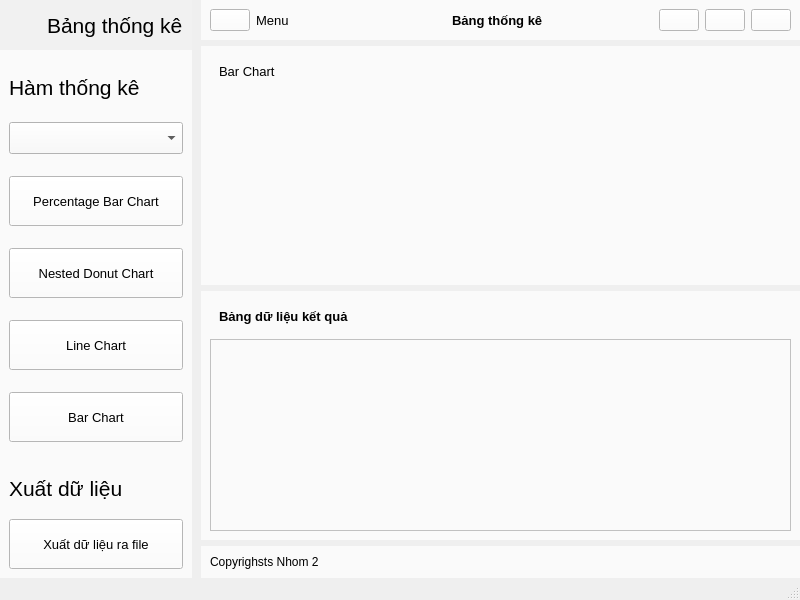
<?xml version="1.0" encoding="UTF-8"?>
<ui version="4.0">
 <class>MainWindow</class>
 <widget class="QMainWindow" name="MainWindow">
  <property name="geometry">
   <rect>
    <x>0</x>
    <y>0</y>
    <width>800</width>
    <height>600</height>
   </rect>
  </property>
  <property name="sizePolicy">
   <sizepolicy hsizetype="Fixed" vsizetype="Ignored">
    <horstretch>0</horstretch>
    <verstretch>0</verstretch>
   </sizepolicy>
  </property>
  <property name="windowTitle">
   <string>MainWindow</string>
  </property>
  <widget class="QWidget" name="centralwidget">
   <layout class="QHBoxLayout" name="horizontalLayout_2">
    <property name="spacing">
     <number>0</number>
    </property>
    <property name="leftMargin">
     <number>0</number>
    </property>
    <property name="topMargin">
     <number>0</number>
    </property>
    <property name="rightMargin">
     <number>0</number>
    </property>
    <property name="bottomMargin">
     <number>0</number>
    </property>
    <item>
     <widget class="QWidget" name="Left_menu_widget" native="true">
      <property name="sizePolicy">
       <sizepolicy hsizetype="Maximum" vsizetype="Preferred">
        <horstretch>0</horstretch>
        <verstretch>0</verstretch>
       </sizepolicy>
      </property>
      <property name="autoFillBackground">
       <bool>false</bool>
      </property>
      <property name="styleSheet">
       <string notr="true">background-color: rgb(250, 250, 250);</string>
      </property>
      <layout class="QVBoxLayout" name="verticalLayout">
       <property name="spacing">
        <number>0</number>
       </property>
       <property name="leftMargin">
        <number>0</number>
       </property>
       <property name="topMargin">
        <number>0</number>
       </property>
       <property name="rightMargin">
        <number>0</number>
       </property>
       <property name="bottomMargin">
        <number>0</number>
       </property>
       <item>
        <widget class="QFrame" name="frame_3">
         <property name="styleSheet">
          <string notr="true">background-color: rgb(241, 241, 241);</string>
         </property>
         <property name="frameShape">
          <enum>QFrame::Shape::NoFrame</enum>
         </property>
         <layout class="QHBoxLayout" name="horizontalLayout_6">
          <item>
           <widget class="QLabel" name="label_10">
            <property name="minimumSize">
             <size>
              <width>32</width>
              <height>32</height>
             </size>
            </property>
            <property name="maximumSize">
             <size>
              <width>32</width>
              <height>32</height>
             </size>
            </property>
            <property name="text">
             <string/>
            </property>
            <property name="pixmap">
             <pixmap resource="resources.qrc">:/Icons/dashboard.png</pixmap>
            </property>
            <property name="scaledContents">
             <bool>true</bool>
            </property>
            <property name="wordWrap">
             <bool>true</bool>
            </property>
           </widget>
          </item>
          <item>
           <widget class="QLabel" name="label">
            <property name="font">
             <font>
              <pointsize>16</pointsize>
             </font>
            </property>
            <property name="text">
             <string>Bảng thống kê</string>
            </property>
           </widget>
          </item>
         </layout>
        </widget>
       </item>
       <item>
        <widget class="QFrame" name="frame_4">
         <property name="sizePolicy">
          <sizepolicy hsizetype="Preferred" vsizetype="Expanding">
           <horstretch>0</horstretch>
           <verstretch>0</verstretch>
          </sizepolicy>
         </property>
         <property name="frameShape">
          <enum>QFrame::Shape::NoFrame</enum>
         </property>
         <layout class="QVBoxLayout" name="verticalLayout_3">
          <item>
           <widget class="QLabel" name="label_12">
            <property name="sizePolicy">
             <sizepolicy hsizetype="Preferred" vsizetype="Fixed">
              <horstretch>0</horstretch>
              <verstretch>0</verstretch>
             </sizepolicy>
            </property>
            <property name="font">
             <font>
              <pointsize>16</pointsize>
             </font>
            </property>
            <property name="text">
             <string>Hàm thống kê</string>
            </property>
           </widget>
          </item>
          <item>
           <widget class="QComboBox" name="comboBox">
            <property name="minimumSize">
             <size>
              <width>32</width>
              <height>32</height>
             </size>
            </property>
           </widget>
          </item>
          <item>
           <widget class="QPushButton" name="pushButton_3">
            <property name="sizePolicy">
             <sizepolicy hsizetype="Minimum" vsizetype="Ignored">
              <horstretch>0</horstretch>
              <verstretch>0</verstretch>
             </sizepolicy>
            </property>
            <property name="maximumSize">
             <size>
              <width>16777215</width>
              <height>50</height>
             </size>
            </property>
            <property name="font">
             <font>
              <family>Segoe UI</family>
              <pointsize>10</pointsize>
             </font>
            </property>
            <property name="styleSheet">
             <string notr="true">background-color: rgb(255, 255, 255);</string>
            </property>
            <property name="text">
             <string>Percentage Bar Chart</string>
            </property>
            <property name="icon">
             <iconset resource="resources.qrc">
              <normaloff>:/Icons/interest-rate.png</normaloff>:/Icons/interest-rate.png</iconset>
            </property>
            <property name="iconSize">
             <size>
              <width>32</width>
              <height>32</height>
             </size>
            </property>
           </widget>
          </item>
          <item>
           <widget class="QPushButton" name="pushButton_6">
            <property name="sizePolicy">
             <sizepolicy hsizetype="Minimum" vsizetype="Ignored">
              <horstretch>0</horstretch>
              <verstretch>0</verstretch>
             </sizepolicy>
            </property>
            <property name="maximumSize">
             <size>
              <width>16777215</width>
              <height>50</height>
             </size>
            </property>
            <property name="font">
             <font>
              <family>Segoe UI</family>
              <pointsize>10</pointsize>
             </font>
            </property>
            <property name="styleSheet">
             <string notr="true">background-color: rgb(255, 255, 255);</string>
            </property>
            <property name="text">
             <string>Nested Donut Chart</string>
            </property>
            <property name="icon">
             <iconset resource="resources.qrc">
              <normaloff>:/Icons/pie-chart.png</normaloff>:/Icons/pie-chart.png</iconset>
            </property>
            <property name="iconSize">
             <size>
              <width>32</width>
              <height>32</height>
             </size>
            </property>
           </widget>
          </item>
          <item>
           <widget class="QPushButton" name="pushButton_7">
            <property name="sizePolicy">
             <sizepolicy hsizetype="Minimum" vsizetype="Ignored">
              <horstretch>0</horstretch>
              <verstretch>0</verstretch>
             </sizepolicy>
            </property>
            <property name="maximumSize">
             <size>
              <width>16777215</width>
              <height>50</height>
             </size>
            </property>
            <property name="font">
             <font>
              <family>Segoe UI</family>
              <pointsize>10</pointsize>
             </font>
            </property>
            <property name="styleSheet">
             <string notr="true">background-color: rgb(255, 255, 255);</string>
            </property>
            <property name="text">
             <string>Line Chart</string>
            </property>
            <property name="icon">
             <iconset resource="resources.qrc">
              <normaloff>:/Icons/line-chart.png</normaloff>:/Icons/line-chart.png</iconset>
            </property>
            <property name="iconSize">
             <size>
              <width>32</width>
              <height>32</height>
             </size>
            </property>
           </widget>
          </item>
          <item>
           <widget class="QPushButton" name="pushButton_4">
            <property name="sizePolicy">
             <sizepolicy hsizetype="Minimum" vsizetype="Ignored">
              <horstretch>0</horstretch>
              <verstretch>0</verstretch>
             </sizepolicy>
            </property>
            <property name="maximumSize">
             <size>
              <width>16777215</width>
              <height>50</height>
             </size>
            </property>
            <property name="font">
             <font>
              <family>Segoe UI</family>
              <pointsize>10</pointsize>
             </font>
            </property>
            <property name="styleSheet">
             <string notr="true">background-color: rgb(255, 255, 255);</string>
            </property>
            <property name="text">
             <string>Bar Chart</string>
            </property>
            <property name="icon">
             <iconset resource="resources.qrc">
              <normaloff>:/Icons/bar-chart2.png</normaloff>:/Icons/bar-chart2.png</iconset>
            </property>
            <property name="iconSize">
             <size>
              <width>32</width>
              <height>32</height>
             </size>
            </property>
           </widget>
          </item>
         </layout>
        </widget>
       </item>
       <item>
        <widget class="QFrame" name="frame_5">
         <property name="frameShape">
          <enum>QFrame::Shape::NoFrame</enum>
         </property>
         <layout class="QVBoxLayout" name="verticalLayout_4">
          <item>
           <widget class="QLabel" name="label_2">
            <property name="font">
             <font>
              <pointsize>16</pointsize>
             </font>
            </property>
            <property name="text">
             <string>Xuất dữ liệu</string>
            </property>
           </widget>
          </item>
         </layout>
        </widget>
       </item>
       <item>
        <widget class="QFrame" name="frame_6">
         <property name="sizePolicy">
          <sizepolicy hsizetype="Preferred" vsizetype="Preferred">
           <horstretch>0</horstretch>
           <verstretch>0</verstretch>
          </sizepolicy>
         </property>
         <property name="minimumSize">
          <size>
           <width>0</width>
           <height>0</height>
          </size>
         </property>
         <property name="frameShape">
          <enum>QFrame::Shape::NoFrame</enum>
         </property>
         <layout class="QVBoxLayout" name="verticalLayout_5">
          <item>
           <widget class="QPushButton" name="pushButton_5">
            <property name="sizePolicy">
             <sizepolicy hsizetype="Minimum" vsizetype="Preferred">
              <horstretch>0</horstretch>
              <verstretch>0</verstretch>
             </sizepolicy>
            </property>
            <property name="minimumSize">
             <size>
              <width>0</width>
              <height>50</height>
             </size>
            </property>
            <property name="font">
             <font>
              <family>Segoe UI</family>
              <pointsize>10</pointsize>
             </font>
            </property>
            <property name="styleSheet">
             <string notr="true">background-color: rgb(255, 255, 255);</string>
            </property>
            <property name="text">
             <string>Xuất dữ liệu ra file</string>
            </property>
            <property name="icon">
             <iconset resource="resources.qrc">
              <normaloff>:/Icons/excel.png</normaloff>:/Icons/excel.png</iconset>
            </property>
            <property name="iconSize">
             <size>
              <width>32</width>
              <height>32</height>
             </size>
            </property>
           </widget>
          </item>
         </layout>
        </widget>
       </item>
      </layout>
     </widget>
    </item>
    <item>
     <widget class="QFrame" name="frame_2">
      <property name="frameShape">
       <enum>QFrame::Shape::NoFrame</enum>
      </property>
      <layout class="QVBoxLayout" name="verticalLayout_6">
       <property name="topMargin">
        <number>0</number>
       </property>
       <property name="rightMargin">
        <number>0</number>
       </property>
       <property name="bottomMargin">
        <number>0</number>
       </property>
       <item>
        <widget class="QFrame" name="frame_7">
         <property name="sizePolicy">
          <sizepolicy hsizetype="Preferred" vsizetype="Fixed">
           <horstretch>0</horstretch>
           <verstretch>0</verstretch>
          </sizepolicy>
         </property>
         <property name="styleSheet">
          <string notr="true">background-color: rgb(250, 250, 250);</string>
         </property>
         <property name="frameShape">
          <enum>QFrame::Shape::NoFrame</enum>
         </property>
         <layout class="QHBoxLayout" name="horizontalLayout">
          <property name="spacing">
           <number>0</number>
          </property>
          <property name="leftMargin">
           <number>0</number>
          </property>
          <property name="topMargin">
           <number>0</number>
          </property>
          <property name="rightMargin">
           <number>0</number>
          </property>
          <property name="bottomMargin">
           <number>0</number>
          </property>
          <item>
           <widget class="QFrame" name="header_frame">
            <property name="frameShape">
             <enum>QFrame::Shape::NoFrame</enum>
            </property>
            <layout class="QHBoxLayout" name="horizontalLayout_3">
             <item>
              <widget class="QPushButton" name="pushButton">
               <property name="sizePolicy">
                <sizepolicy hsizetype="Maximum" vsizetype="Fixed">
                 <horstretch>0</horstretch>
                 <verstretch>0</verstretch>
                </sizepolicy>
               </property>
               <property name="styleSheet">
                <string notr="true">background-color: rgb(255, 255, 255);</string>
               </property>
               <property name="text">
                <string/>
               </property>
               <property name="icon">
                <iconset resource="resources.qrc">
                 <normaloff>:/Icons/menu.png</normaloff>:/Icons/menu.png</iconset>
               </property>
              </widget>
             </item>
             <item>
              <widget class="QLabel" name="label_3">
               <property name="font">
                <font>
                 <family>Segoe UI</family>
                 <pointsize>10</pointsize>
                </font>
               </property>
               <property name="text">
                <string>Menu</string>
               </property>
              </widget>
             </item>
             <item>
              <widget class="QLabel" name="label_4">
               <property name="font">
                <font>
                 <family>Segoe UI</family>
                 <pointsize>10</pointsize>
                 <bold>true</bold>
                </font>
               </property>
               <property name="text">
                <string>Bảng thống kê</string>
               </property>
              </widget>
             </item>
            </layout>
           </widget>
          </item>
          <item>
           <widget class="QFrame" name="header_nav">
            <property name="sizePolicy">
             <sizepolicy hsizetype="Fixed" vsizetype="Preferred">
              <horstretch>0</horstretch>
              <verstretch>0</verstretch>
             </sizepolicy>
            </property>
            <property name="frameShape">
             <enum>QFrame::Shape::NoFrame</enum>
            </property>
            <layout class="QHBoxLayout" name="horizontalLayout_4">
             <item>
              <widget class="QPushButton" name="pushButton_8">
               <property name="sizePolicy">
                <sizepolicy hsizetype="Maximum" vsizetype="Fixed">
                 <horstretch>0</horstretch>
                 <verstretch>0</verstretch>
                </sizepolicy>
               </property>
               <property name="styleSheet">
                <string notr="true">background-color: rgb(255, 255, 255);</string>
               </property>
               <property name="text">
                <string/>
               </property>
               <property name="icon">
                <iconset resource="resources.qrc">
                 <normaloff>:/Icons/minus-sign.png</normaloff>:/Icons/minus-sign.png</iconset>
               </property>
              </widget>
             </item>
             <item>
              <widget class="QPushButton" name="pushButton_2">
               <property name="sizePolicy">
                <sizepolicy hsizetype="Maximum" vsizetype="Fixed">
                 <horstretch>0</horstretch>
                 <verstretch>0</verstretch>
                </sizepolicy>
               </property>
               <property name="styleSheet">
                <string notr="true">background-color: rgb(255, 255, 255);</string>
               </property>
               <property name="text">
                <string/>
               </property>
               <property name="icon">
                <iconset resource="resources.qrc">
                 <normaloff>:/Icons/full-screen.png</normaloff>:/Icons/full-screen.png</iconset>
               </property>
              </widget>
             </item>
             <item>
              <widget class="QPushButton" name="pushButton_9">
               <property name="sizePolicy">
                <sizepolicy hsizetype="Maximum" vsizetype="Fixed">
                 <horstretch>0</horstretch>
                 <verstretch>0</verstretch>
                </sizepolicy>
               </property>
               <property name="styleSheet">
                <string notr="true">background-color: rgb(255, 255, 255);</string>
               </property>
               <property name="text">
                <string/>
               </property>
               <property name="icon">
                <iconset resource="resources.qrc">
                 <normaloff>:/Icons/close.png</normaloff>:/Icons/close.png</iconset>
               </property>
              </widget>
             </item>
            </layout>
           </widget>
          </item>
         </layout>
        </widget>
       </item>
       <item>
        <widget class="QFrame" name="frame_8">
         <property name="frameShape">
          <enum>QFrame::Shape::NoFrame</enum>
         </property>
         <layout class="QVBoxLayout" name="verticalLayout_9">
          <property name="spacing">
           <number>0</number>
          </property>
          <property name="leftMargin">
           <number>0</number>
          </property>
          <property name="topMargin">
           <number>0</number>
          </property>
          <property name="rightMargin">
           <number>0</number>
          </property>
          <property name="bottomMargin">
           <number>0</number>
          </property>
          <item>
           <widget class="QStackedWidget" name="stackedWidget">
            <property name="styleSheet">
             <string notr="true">background-color: rgb(250, 250, 250);</string>
            </property>
            <property name="currentIndex">
             <number>3</number>
            </property>
            <widget class="QWidget" name="PercentageChart">
             <layout class="QVBoxLayout" name="verticalLayout_12">
              <item>
               <widget class="QFrame" name="frame_16">
                <property name="frameShape">
                 <enum>QFrame::Shape::NoFrame</enum>
                </property>
                <layout class="QVBoxLayout" name="verticalLayout_11">
                 <item>
                  <widget class="QLabel" name="label_6">
                   <property name="text">
                    <string>Percentage Bar Chart</string>
                   </property>
                  </widget>
                 </item>
                </layout>
               </widget>
              </item>
              <item>
               <widget class="QFrame" name="frame_17">
                <property name="sizePolicy">
                 <sizepolicy hsizetype="Preferred" vsizetype="Expanding">
                  <horstretch>0</horstretch>
                  <verstretch>0</verstretch>
                 </sizepolicy>
                </property>
                <property name="frameShape">
                 <enum>QFrame::Shape::NoFrame</enum>
                </property>
                <layout class="QGridLayout" name="gridLayout"/>
               </widget>
              </item>
             </layout>
            </widget>
            <widget class="QWidget" name="NestedChart">
             <layout class="QVBoxLayout" name="verticalLayout_14">
              <item>
               <widget class="QFrame" name="frame_18">
                <property name="frameShape">
                 <enum>QFrame::Shape::NoFrame</enum>
                </property>
                <layout class="QVBoxLayout" name="verticalLayout_13">
                 <item>
                  <widget class="QLabel" name="label_7">
                   <property name="text">
                    <string>Nested Donut Chart</string>
                   </property>
                  </widget>
                 </item>
                </layout>
               </widget>
              </item>
              <item>
               <widget class="QFrame" name="frame_19">
                <property name="sizePolicy">
                 <sizepolicy hsizetype="Preferred" vsizetype="Expanding">
                  <horstretch>0</horstretch>
                  <verstretch>0</verstretch>
                 </sizepolicy>
                </property>
                <property name="frameShape">
                 <enum>QFrame::Shape::NoFrame</enum>
                </property>
                <layout class="QGridLayout" name="gridLayout_2"/>
               </widget>
              </item>
             </layout>
            </widget>
            <widget class="QWidget" name="LineChart">
             <layout class="QVBoxLayout" name="verticalLayout_16">
              <item>
               <widget class="QFrame" name="frame_20">
                <property name="frameShape">
                 <enum>QFrame::Shape::NoFrame</enum>
                </property>
                <layout class="QVBoxLayout" name="verticalLayout_15">
                 <item>
                  <widget class="QLabel" name="label_8">
                   <property name="text">
                    <string>Line Chart</string>
                   </property>
                  </widget>
                 </item>
                </layout>
               </widget>
              </item>
              <item>
               <widget class="QFrame" name="frame_21">
                <property name="sizePolicy">
                 <sizepolicy hsizetype="Preferred" vsizetype="Expanding">
                  <horstretch>0</horstretch>
                  <verstretch>0</verstretch>
                 </sizepolicy>
                </property>
                <property name="frameShape">
                 <enum>QFrame::Shape::NoFrame</enum>
                </property>
                <layout class="QGridLayout" name="gridLayout_3"/>
               </widget>
              </item>
             </layout>
            </widget>
            <widget class="QWidget" name="BarChart">
             <layout class="QVBoxLayout" name="verticalLayout_18">
              <item>
               <widget class="QFrame" name="frame_22">
                <property name="frameShape">
                 <enum>QFrame::Shape::NoFrame</enum>
                </property>
                <layout class="QVBoxLayout" name="verticalLayout_17">
                 <item>
                  <widget class="QLabel" name="label_9">
                   <property name="sizePolicy">
                    <sizepolicy hsizetype="Fixed" vsizetype="Fixed">
                     <horstretch>0</horstretch>
                     <verstretch>0</verstretch>
                    </sizepolicy>
                   </property>
                   <property name="font">
                    <font>
                     <family>Segoe UI</family>
                     <pointsize>10</pointsize>
                    </font>
                   </property>
                   <property name="text">
                    <string>Bar Chart</string>
                   </property>
                  </widget>
                 </item>
                 <item>
                  <widget class="QFrame" name="frame_24">
                   <property name="sizePolicy">
                    <sizepolicy hsizetype="Preferred" vsizetype="Expanding">
                     <horstretch>0</horstretch>
                     <verstretch>0</verstretch>
                    </sizepolicy>
                   </property>
                   <property name="frameShape">
                    <enum>QFrame::Shape::NoFrame</enum>
                   </property>
                  </widget>
                 </item>
                </layout>
               </widget>
              </item>
             </layout>
            </widget>
           </widget>
          </item>
         </layout>
        </widget>
       </item>
       <item>
        <widget class="QFrame" name="frame_13">
         <property name="styleSheet">
          <string notr="true">background-color: rgb(250, 250, 250);</string>
         </property>
         <property name="frameShape">
          <enum>QFrame::Shape::NoFrame</enum>
         </property>
         <layout class="QVBoxLayout" name="verticalLayout_10">
          <item>
           <widget class="QFrame" name="frame_23">
            <property name="sizePolicy">
             <sizepolicy hsizetype="Preferred" vsizetype="Expanding">
              <horstretch>0</horstretch>
              <verstretch>0</verstretch>
             </sizepolicy>
            </property>
            <property name="frameShape">
             <enum>QFrame::Shape::NoFrame</enum>
            </property>
            <layout class="QGridLayout" name="gridLayout_4">
             <item row="0" column="0">
              <widget class="QLabel" name="label_11">
               <property name="font">
                <font>
                 <family>Segoe UI</family>
                 <pointsize>10</pointsize>
                 <bold>true</bold>
                </font>
               </property>
               <property name="text">
                <string>Bảng dữ liệu kết quả</string>
               </property>
              </widget>
             </item>
            </layout>
           </widget>
          </item>
          <item>
           <widget class="QTableView" name="tableView"/>
          </item>
         </layout>
        </widget>
       </item>
       <item>
        <widget class="QFrame" name="frame_9">
         <property name="sizePolicy">
          <sizepolicy hsizetype="Preferred" vsizetype="Fixed">
           <horstretch>0</horstretch>
           <verstretch>0</verstretch>
          </sizepolicy>
         </property>
         <property name="styleSheet">
          <string notr="true">background-color: rgb(250, 250, 250);</string>
         </property>
         <property name="frameShape">
          <enum>QFrame::Shape::NoFrame</enum>
         </property>
         <layout class="QHBoxLayout" name="horizontalLayout_5">
          <property name="spacing">
           <number>0</number>
          </property>
          <property name="leftMargin">
           <number>0</number>
          </property>
          <property name="topMargin">
           <number>0</number>
          </property>
          <property name="rightMargin">
           <number>0</number>
          </property>
          <property name="bottomMargin">
           <number>0</number>
          </property>
          <item>
           <widget class="QFrame" name="frame_14">
            <property name="sizePolicy">
             <sizepolicy hsizetype="Preferred" vsizetype="Fixed">
              <horstretch>0</horstretch>
              <verstretch>0</verstretch>
             </sizepolicy>
            </property>
            <property name="frameShape">
             <enum>QFrame::Shape::NoFrame</enum>
            </property>
            <layout class="QVBoxLayout" name="verticalLayout_8">
             <item>
              <widget class="QLabel" name="label_5">
               <property name="sizePolicy">
                <sizepolicy hsizetype="Preferred" vsizetype="Fixed">
                 <horstretch>0</horstretch>
                 <verstretch>0</verstretch>
                </sizepolicy>
               </property>
               <property name="text">
                <string>Copyrighsts Nhom 2</string>
               </property>
              </widget>
             </item>
            </layout>
           </widget>
          </item>
          <item>
           <widget class="QFrame" name="frame_15">
            <property name="sizePolicy">
             <sizepolicy hsizetype="Preferred" vsizetype="Preferred">
              <horstretch>0</horstretch>
              <verstretch>0</verstretch>
             </sizepolicy>
            </property>
            <property name="frameShape">
             <enum>QFrame::Shape::NoFrame</enum>
            </property>
            <widget class="QFrame" name="size_grid">
             <property name="geometry">
              <rect>
               <x>130</x>
               <y>30</y>
               <width>120</width>
               <height>80</height>
              </rect>
             </property>
             <property name="frameShape">
              <enum>QFrame::Shape::NoFrame</enum>
             </property>
            </widget>
           </widget>
          </item>
         </layout>
        </widget>
       </item>
      </layout>
     </widget>
    </item>
   </layout>
  </widget>
  <widget class="QMenuBar" name="menubar">
   <property name="geometry">
    <rect>
     <x>0</x>
     <y>0</y>
     <width>800</width>
     <height>22</height>
    </rect>
   </property>
  </widget>
  <widget class="QStatusBar" name="statusbar"/>
 </widget>
 <resources>
  <include location="resources.qrc"/>
  <include location="C:/Users/Quyen/resources.qrc"/>
 </resources>
 <connections/>
</ui>
